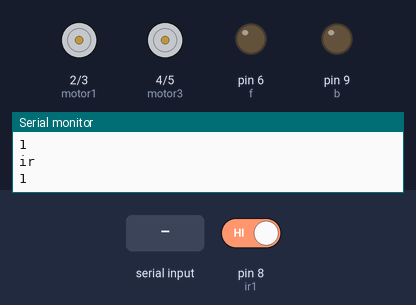
Simulated run of this sketch. Board: Arduino Uno, built with avr-gcc and run on an emulated ATmega328P. Shown: motor-driver pin pairs drawn as motors (green arrow = first pin HIGH = forward, orange = second pin HIGH = backward, longer = more drive), output pins drawn as LEDs (lit = HIGH), the last lines printed to the serial monitor. The inputs (shaded band) are chosen by the test bench; at power-on: pin 8 (ir1) HIGH.

Above: at 2.0 s.
2.1 s: "a" received over Serial
At 5.9 s:
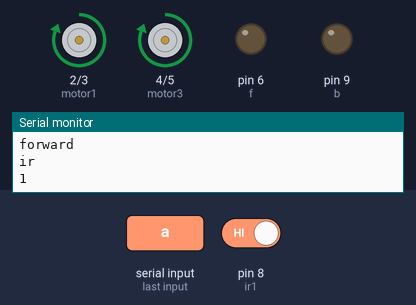
6.2 s: pin 8 (ir1) driven LOW
At 7.7 s:
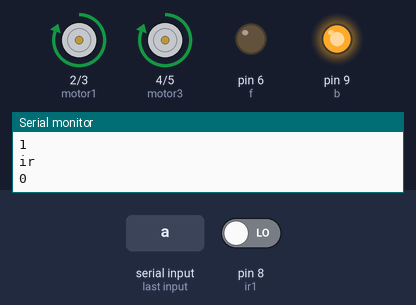
8.5 s: "b" received over Serial
At 11.9 s:
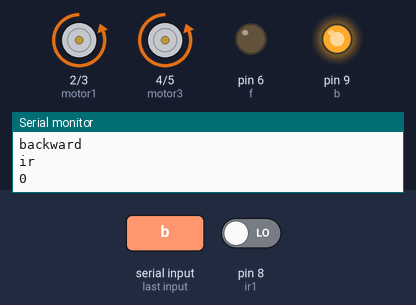
12.5 s: "c" received over Serial
At 16.2 s:
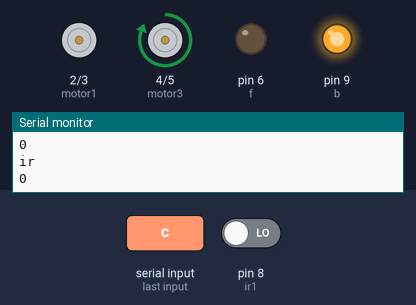
16.5 s: "d" received over Serial
At 20.2 s:
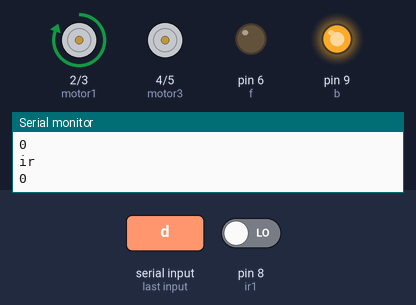
20.5 s: "e" received over Serial
At 23.5 s:
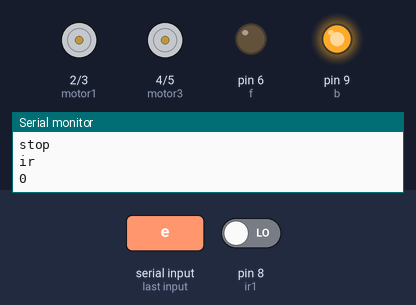
Timing chart, 0 to 25.0 s (numbered marks = the images above; inputs shaded):
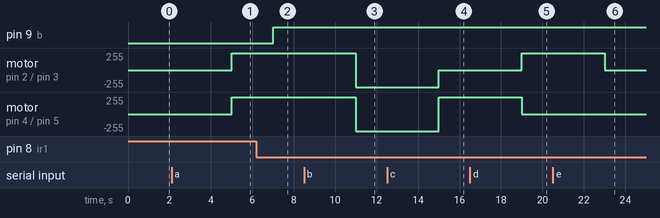

Measured:
- after the input at 2.1 s, motor on pin 2 (motor1) / pin 3 (motor2), motor on pin 4 (motor3) / pin 5 (motor4): stopped → forward 255/255 after 2.9 s
- after the input at 6.2 s, pin 9 (b): LOW → HIGH after 0.80 s
- after the input at 8.5 s, motor on pin 2 (motor1) / pin 3 (motor2), motor on pin 4 (motor3) / pin 5 (motor4): forward 255/255 → backward 255/255 after 2.5 s
- after the input at 12.5 s, motor on pin 2 (motor1) / pin 3 (motor2): backward 255/255 → stopped after 2.5 s; motor on pin 4 (motor3) / pin 5 (motor4): backward 255/255 → forward 255/255 after 2.5 s
- after the input at 16.5 s, motor on pin 2 (motor1) / pin 3 (motor2): stopped → forward 255/255 after 2.5 s; motor on pin 4 (motor3) / pin 5 (motor4): forward 255/255 → stopped after 2.5 s
- after the input at 20.5 s, motor on pin 2 (motor1) / pin 3 (motor2): forward 255/255 → stopped after 2.5 s

The sketch:

AGRIBOT.ino
```cpp
#include<SoftwareSerial.h>
SoftwareSerial BT(0,1);
String readvoice;
char c;
int f=6;
int motor1 =2;
int motor2 =3;
int motor3 =4;
int motor4 =5;
int ir1=8;
int s=A0;
int b=9;
int led=10;
void setup()
{
   // dht.begin();
  pinMode(f,OUTPUT);
    pinMode(b,OUTPUT);
    pinMode(ir1,INPUT);
      pinMode(s,INPUT);
  Serial.begin(9600);
  pinMode(motor1, OUTPUT); pinMode(motor3, OUTPUT);
  pinMode(motor2, OUTPUT); pinMode(motor4, OUTPUT);
  Serial.println("Welcome user");
  Serial.println("waiting for your command");
}
void loop()
{  int x=digitalRead(ir1);
   Serial.println("ir");
    Serial.println(x);
//    int y=analogRead(s);
//   Serial.println("gas");
//    Serial.println(y);
//      delay(1000);
//       int z=digitalRead(f);
//   Serial.println("fir");
//    Serial.println(z);
//    delay(2000);
// if(z==0)
// {
//    digitalWrite(b,HIGH);
//  }
//  else
//  {
//     digitalWrite(b,LOW);
//  }
    if(x==0)
  {
   digitalWrite(b,HIGH);
   delay(1000);
  }
  else
  {
      digitalWrite(b,LOW);
      delay(1000);
  }
//  if(y>=400)
//  {
//   digitalWrite(b,HIGH);
//  }
//  else
//  {
//      digitalWrite(b,LOW);
//  }
   while (Serial.available())
  {
    c = Serial.read();
  Serial.println(c);
  delay(1000);
  if(c =='a')
  {
    Serial.println("forward");
    delay(1000);
    digitalWrite(motor1,1); digitalWrite(motor2,0);
    digitalWrite(motor3,1);digitalWrite(motor4,0);
    //digitalWrite(fan,LOW);
    }
  if(c =='b')
  {
    Serial.println("backward");
    delay(1000);
    digitalWrite(motor1,0); digitalWrite(motor2,1);
   digitalWrite(motor3,0); digitalWrite(motor4,1);
    //digitalWrite(fan,LOW);

  }
  if(c =='c')
  {

    Serial.println("left");
    delay(1000);
    digitalWrite(motor1,0);digitalWrite(motor2,0);
    digitalWrite(motor3,1); digitalWrite(motor4,0);
    //digitalWrite(fan,LOW);

  }
  if(c =='d')
  {
    Serial.println("right");
    delay(1000);
   digitalWrite(motor1,1); digitalWrite(motor2,0);
    digitalWrite(motor3,0); digitalWrite(motor4,0);
    //digitalWrite(fan,LOW);

  }

  if(c =='e')
  {
    Serial.println("stop");
    delay(1000);
    digitalWrite(motor1,0); digitalWrite(motor2,0);
    digitalWrite(motor3,0); digitalWrite(motor4,0);
    //digitalWrite(fan,LOW);

  }
   if(c =='s')
  {
    Serial.println("onn");
    digitalWrite(f,HIGH);

  }

  if(c =='m')
  {
    Serial.println("off");
    digitalWrite(f,LOW);

  }
  }
 }
```
